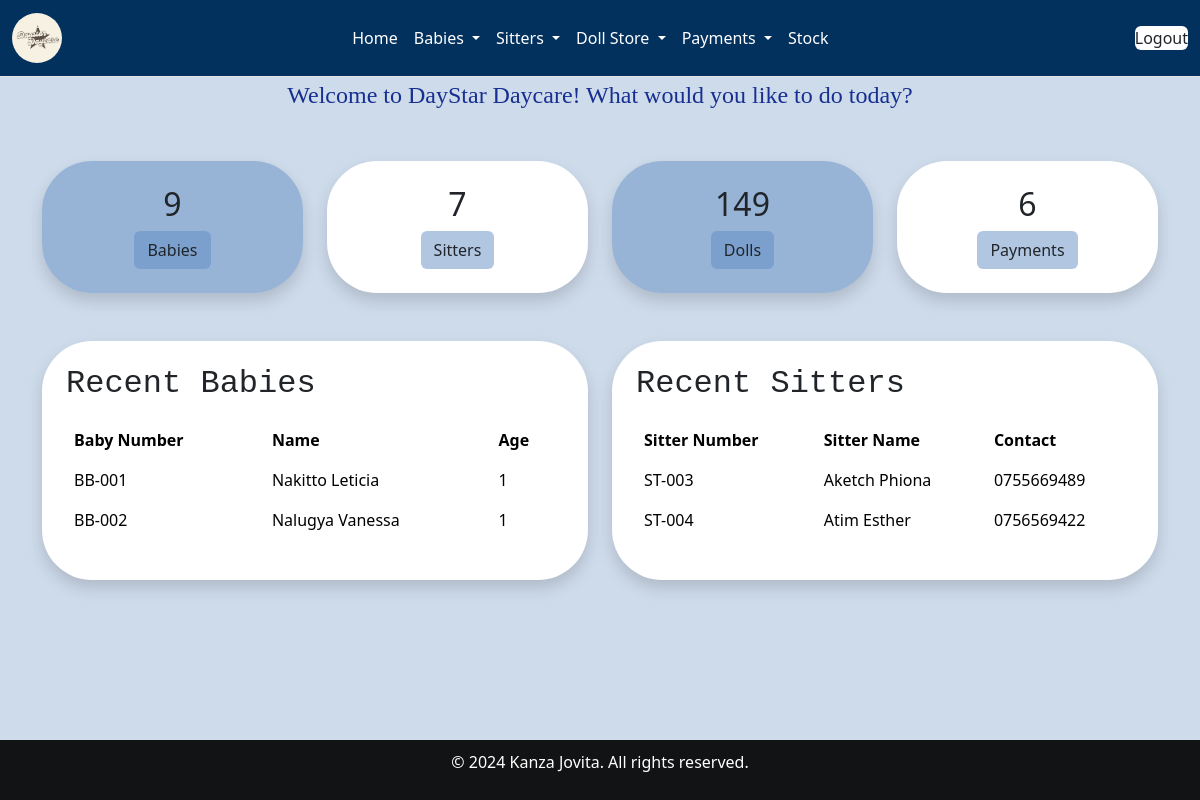
Before: /home/ (signed in) with the older database file.
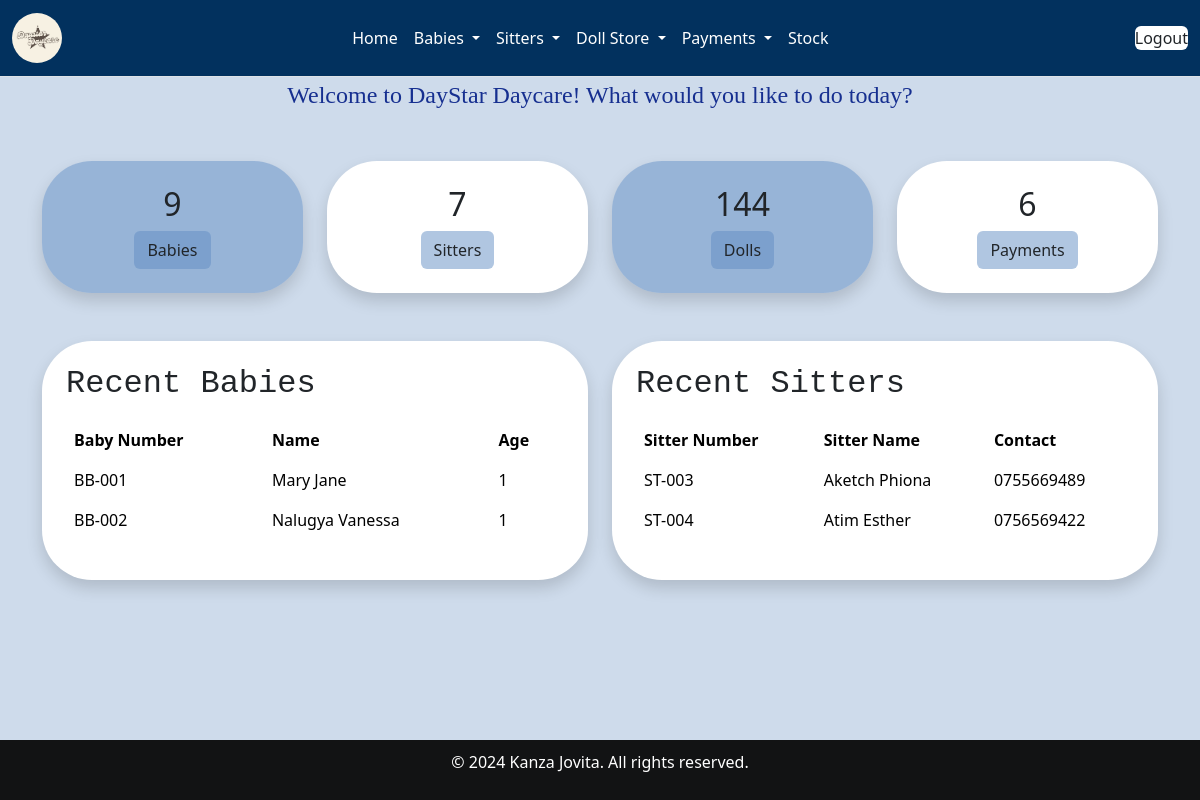
After: the same page with the newer database file.
### home/models.py (models this page shows, shortened)
class Babyreg(models.Model):
    Baby_name = models.CharField(max_length=30, null=False, blank=False, validators=[validate_letters])
    baby_number = models.CharField(max_length=30, unique=True ,null=False, blank=False, validators=[validate_numbers])
    fathers_names = models.CharField(max_length=30, null=False, blank=False)
    mothers_names = models.CharField(max_length=30, null=False, blank=False)
    c_stay = models.ForeignKey(Categorystay, on_delete=models.SET_NULL, null=True, blank=True)
    Date = models.DateTimeField()
    Gender =  models.CharField(choices=[('Male', 'Male'),('Female', 'Female')], max_length=100)
    Age = models.CharField(max_length=20, blank=False, null=False)
    Location = models.CharField(max_length=30, null=False, blank=False)
    brought_by = models.CharField(max_length=200)
    created_at = models.DateTimeField(auto_now_add=True,null=True)

### home/views.py (the view)
# urls.py: 2. Add a URL to urlpatterns:  path('', views.home, name='home')
@login_required
def home(request):
    count_babies = Babyreg.objects.count()  # Counting all Babyreg objects
    count_sitters = Sitterreg.objects.count()  # Counting all Sitterreg objects
    count_transactions = Payment.objects.count()  # Counting all Payment objects
    recent_babies = Babyreg.objects.all()[:2]  # Getting the two most recent Babyreg objects
    sitters = Sitterreg.objects.all()[:2]  # Getting the two most recent Sitterreg objects
    total_agg = Doll.objects.aggregate(total=Sum('quantity'))  # Summing up the quantity of all Doll objects
    context = {
        "count_babies": count_babies,
        "count_sitters": count_sitters,
        "count_dolls_in_stock": total_agg['total'],
        "count_payments": count_transactions,
        "sitters": sitters,
        "recent_babies": recent_babies
    }
    return render(request, 'home.html', context)  # Rendering home.html with the context

### home/templates/home.html (shortened to what this page needs)
{% extends 'base.html' %}
{% block content %}
<p style="font-size: x-large;color:rgb(22, 47, 144); text-align: center; font-family: Cambria, Cochin, Georgia, Times, 'Times New Roman', serif;">Welcome to DayStar Daycare! What would you like to do today?</p>
<div class="container mt-5">
    <div class="row">
        <div class="col-md-3 text-center mb-4">
            <div class="p-4 shadow" style="border-radius: 50px; background-color:  rgba(99, 141, 195, 0.5);">
                <h2 class="text-2xl font-bold text-blue-500 mb-2">{{ count_babies }}</h2>
                <a style="background-color: rgba(99, 141, 195, 0.5);" href="{%  url 'babiesform' %}" class="btn">Babies</a>
            </div>
        </div>
        <div class="col-md-3 text-center mb-4">
            <div class="bg-white p-4 shadow" style="border-radius: 50px; background-color:  rgba(99, 141, 195, 0.5);">
                <h2 class="text-2xl font-bold text-blue-500 mb-2">{{ count_sitters }}</h2>
                <a style="background-color: rgba(99, 141, 195, 0.5);" href="{%  url 'sittersform' %}" class="btn ">Sitters</a>
            </div>
        </div>
        <div class="col-md-3 text-center mb-4">
            <div class=" p-4  shadow" style="border-radius: 50px; background-color:  rgba(99, 141, 195, 0.5);">
                <h2 class="text-2xl font-bold text-blue-500 mb-2">{{ count_dolls_in_stock }}</h2>
                <a style="background-color: rgba(99, 141, 195, 0.5);" href="{%  url 'doll' %}" class="btn">Dolls</a>
            </div>
        </div>
        <div class="col-md-3 text-center mb-4">
            <div class="bg-white p-4 shadow" style="border-radius: 50px; background-color:  rgba(99, 141, 195, 0.5);">
                <h2 class="text-2xl font-bold text-blue-500 mb-2">{{ count_payments }}</h2>
                <a style="background-color: rgba(99, 141, 195, 0.5);" href="{%  url 'paymentform' %}" class="btn">Payments</a>
            </div>
        </div>
    </div>
</div>
<div class="container mt-4">
    <div class="row">
        <div class="col-md-6 mb-4">
            <div class="bg-white p-4 shadow" style="border-radius: 50px;">
                <h2 class="text-lg font-bold mb-3" style="font-family: 'Courier New', Courier, monospace;">Recent Babies</h2>
                <table class="table">
                    <thead class="bg-blue-500 text-white">
                        <tr>
                            <th>Baby Number</th>
                            <th>Name</th>
                            <th>Age</th>
                        </tr>
                    </thead>
                    <tbody>
                        {% for baby in recent_babies %}
                        <tr>
                            <td>BB-00{{ baby.id }}</td>
                            <td>{{ baby.Baby_name }}</a></td>
                            <td>{{ baby.Age }}</td>
                        </tr>
                        {% endfor %}
                    </tbody>
                </table>
            </div>
        </div>
        <div class="col-md-6 mb-4">
            <div class="bg-white p-4 shadow" style="border-radius: 50px;">
                <h2 class="text-lg font-bold mb-3"  style="font-family: 'Courier New', Courier, monospace;">Recent Sitters</h2>
                <table class="table">
                    <thead class="bg-blue-500 text-white">
                        <tr>
                            <th>Sitter Number</th>
                            <th>Sitter Name</th>
                            <th>Contact</th>
                        </tr>
                    </thead>
                    <tbody>
                        {% for sitter in sitters %}
                        <tr>
                            <td>ST-00{{ sitter.id }}</td>
                            <td>{{ sitter.Sitter_name }}</a></td>
                            <td>{{ sitter.Contact }}</td>
                        </tr>
                        {% endfor %}
                    </tbody>
                </table>
            </div>
        </div>
    </div>
</div>
<footer>
    <div class="footer">
      <p>&copy; 2023 Kanza Jovita. All rights reserved.</p>
    </div>
  </footer>
{% endblock %}

Changed rows visible on the page:
changed Babyreg id 1: Baby_name "Nakitto Leticia" → "Mary Jane"
Other visible differences:
{{ count_dolls_in_stock }}: "149" → "144"
